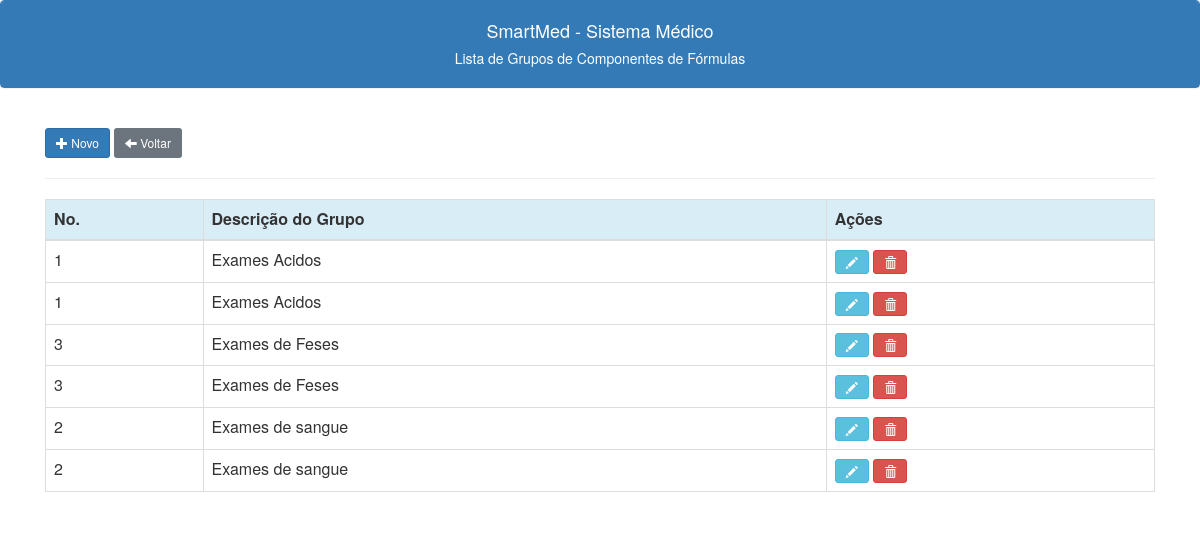
The app's page /grupocomponentes_lista.php (signed in) with its own data.
### tables this page shows
CREATE TABLE IF NOT EXISTS `grupo_componentes` (
  `id` int NOT NULL AUTO_INCREMENT,
  `descricao` varchar(150) DEFAULT NULL,
  KEY `id` (`id`)
);

### grupocomponentes_lista.php (the view, shortened to what this page needs)
<?php
include("conexao.php");
include("links.php");
?>
<!doctype html>
<html lang="en">
<head>
</head>
<body>
    <div class="panel panel-primary class">
        <div class="panel-heading text-center">
            <h4>SmartMed - Sistema Médico</h4>
            <h5>Lista de Grupos de Componentes de Fórmulas<h5>
        </div>
    </div>
    <br>
    <div class="container -my5">
        <button type="button" class="btn btn-primary btn-sm" data-toggle="modal" data-target="#novogrupoModal"><span class="glyphicon glyphicon-plus"></span>
            Novo
        </button>
        <a class="btn btn-secondary btn-sm" href="/smedweb/menu.php"><span class="glyphicon glyphicon-arrow-left"></span> Voltar</a>
        <hr>
        <table class="table display table-bordered tabgruposcomponente">
            <thead class="thead">
                <tr class="info">
                    <th scope="col">No.</th>
                    <th scope="col">Descrição do Grupo</th>
                    <th scope="col">Ações</th>
                </tr>
            </thead>
            <tbody>
                <?php
                $c_sql = "SELECT grupo_componentes.id, grupo_componentes.descricao" .
                    " FROM grupo_componentes" .
                    " ORDER BY grupo_componentes.descricao";
                $result = $conection->query($c_sql);
                while ($c_linha = $result->fetch_assoc()) {
                    echo "
                    <tr>
                    <td>$c_linha[id]</td>
                    <td>$c_linha[descricao]</td>
                    <td>
                    <button class='btn btn-info btn-sm editbtn' data-toggle=modal' title='Editar Grupo'><span class='glyphicon glyphicon-pencil'></span></button>
                    <a class='btn btn-danger btn-sm' title='Excluir grupo' href='javascript:func()'onclick='confirmacao($c_linha[id])'><span class='glyphicon glyphicon-trash'></span></a>
                    </td>
                    </tr>
                    ";
                }
                ?>
            </tbody>
        </table>
    </div>
</body>
</html>

### links.php (shortened to what this page needs)
<link rel="stylesheet" href="https://cdn.jsdelivr.net/npm/bootstrap@4.0.0/dist/css/bootstrap.min.css">
<link rel="stylesheet" href="https://maxcdn.bootstrapcdn.com/bootstrap/3.3.7/css/bootstrap.min.css">
<link href="https://nightly.datatables.net/css/jquery.dataTables.css" rel="stylesheet" type="text/css" />

### records on screen
grupo_componentes: id "1", descricao "Exames Acidos"
grupo_componentes: id "1", descricao "Exames Acidos"
grupo_componentes: id "3", descricao "Exames de Feses"
grupo_componentes: id "3", descricao "Exames de Feses"
grupo_componentes: id "2", descricao "Exames de sangue"
grupo_componentes: id "2", descricao "Exames de sangue"
